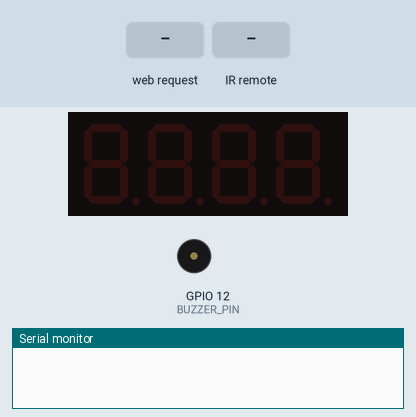
The sketch below on a simulated ESP8266 (NodeMCU). On the bench: 4-digit seven-segment display, buzzer (waves = sounding), the last lines printed to the serial monitor. The inputs (shaded band) are chosen by the test bench.

Above: at 1.2 s.
1.3 s: HTTP request GET /start received
2.9 s: infrared code 0xF7807F received
At 3.8 s:
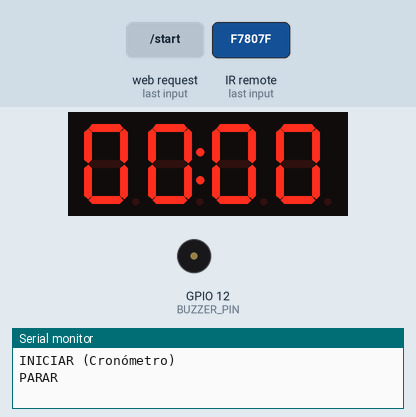
4.4 s: HTTP request GET /heat1 received
At 4.55 s:
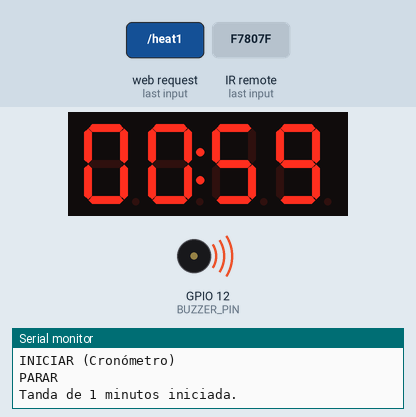
6.1 s: infrared code 0xF740BF received
At 7.0 s:
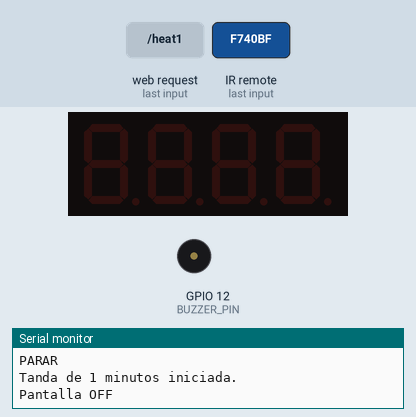
7.6 s: HTTP request GET /display_on received
At 9.2 s:
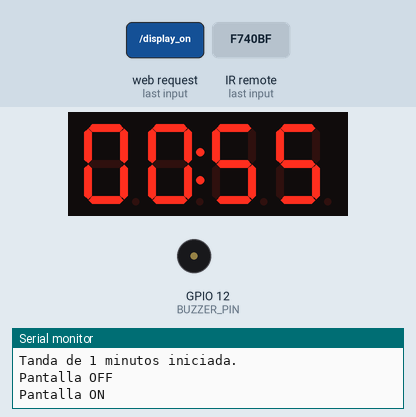
9.9 s: infrared code 0xF7E01F received
At 11.1 s:
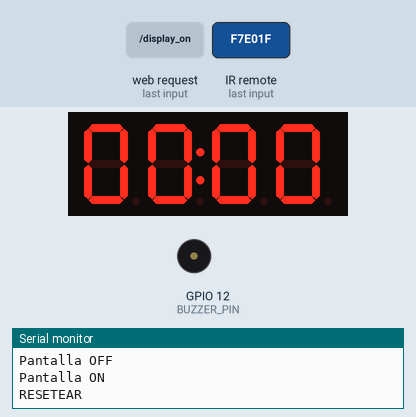
Timing chart, 0 to 12.4 s (numbered marks = the images above; inputs shaded):
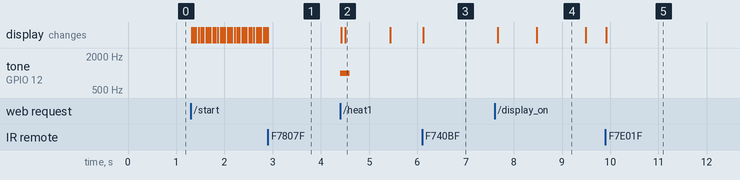

Measured:
- after the input at 2.9 s, tone on GPIO 12 (BUZZER_PIN): stays silent (without the input it goes to 1000 Hz after 0.64 s)
- after the input at 4.4 s, tone on GPIO 12 (BUZZER_PIN): silent → 1000 Hz at once, → silent 0.20 s later; the display: first changes at once (image 2 shows a later state)
- after the input at 7.6 s, the display: first changes after 0.06 s (image 4 shows a later state)
- what the display in image 4 shows lasts 1.0 s, from 8.5 s to 9.5 s

The sketch:

semaforo.ino
```cpp
#include <ESP8266WiFi.h>
#include <ESP8266WebServer.h>
#include <DNSServer.h>
#include <TM1637Display.h>
#include <IRrecv.h>
#include <IRutils.h>

// --- Configuración de Pines ---
#define CLK 4         // TM1637 CLK (Pin D2)
#define DIO 5         // TM1637 DIO (Pin D1)
#define IR_PIN 14     // IR1838 OUT (Pin D5)
#define BUZZER_PIN 12 // Zumbador (Pin D6)

TM1637Display display(CLK, DIO);
IRrecv irrecv(IR_PIN);
decode_results results;

// --- Configuración WiFi y Portal Cautivo ---
const char* ssid = "rc-control";
const byte DNS_PORT = 53;
DNSServer dnsServer;
ESP8266WebServer server(80);
IPAddress apIP(192, 168, 4, 1);

// --- Variables del Sistema ---
bool displayEnabled = false;
bool isMuted = false;

// Variables Cronómetro Normal
bool isRunning = false;
bool isCountingDown = false; // Para el semáforo 4-3-2-1
unsigned long startTime = 0;
unsigned long elapsedMillis = 0;
unsigned long countdownStart = 0;
unsigned long lastDisplayUpdate = 0;

// Variables Cuenta Regresiva (Tandas / Heats)
bool isReverseCounting = false;
unsigned long reverseTargetMillis = 0;
unsigned long reverseStartTime = 0;

// --- ANIMACIÓN "COCHE EN PISTA" ---
const uint8_t snakeTrack[12][4] = {
  {0x01, 0x00, 0x00, 0x00}, {0x00, 0x01, 0x00, 0x00}, {0x00, 0x00, 0x01, 0x00}, {0x00, 0x00, 0x00, 0x01},
  {0x00, 0x00, 0x00, 0x02}, {0x00, 0x00, 0x00, 0x04}, {0x00, 0x00, 0x00, 0x08}, {0x00, 0x00, 0x08, 0x00},
  {0x00, 0x08, 0x00, 0x00}, {0x08, 0x00, 0x00, 0x00}, {0x10, 0x00, 0x00, 0x00}, {0x20, 0x00, 0x00, 0x00}
};

// --- Interfaz Web (PROGMEM) ---
const char index_html[] PROGMEM = R"rawliteral(
<!DOCTYPE html>
<html lang="es">
<head>
  <meta name="viewport" content="width=device-width, initial-scale=1.0, user-scalable=no">
  <meta charset="utf-8"><title>Control RC</title>
  <style>
    body { font-family: sans-serif; text-align: center; background-color: #1e1e24; color: white; margin-top: 20px; }
    h1 { font-size: 2.2em; margin-bottom: 20px; color: #fca311; }
    button { padding: 15px 20px; font-size: 1.2em; margin: 10px; border-radius: 12px; border: none; cursor: pointer; color: white; font-weight: bold; }
    button:active { transform: scale(0.95); }
    .btn-main { width: 85%; max-width: 350px; padding: 20px 30px; font-size: 1.5em; }
    .btn-start { background-color: #28a745; } .btn-stop { background-color: #dc3545; } .btn-reset { background-color: #007bff; }
    .btn-disp { background-color: #6c757d; width: 40%; max-width: 160px; display: inline-block; }
    .btn-heat { background-color: #444; width: 28%; font-size: 1em; padding: 15px 5px; }
    hr { width: 85%; max-width: 350px; border: 1px solid #444; margin: 15px auto; }
  </style>
</head>
<body>
  <h1>Control RC</h1>
  <button class="btn-main btn-start" onclick="fetch('/start')">INICIAR</button><br>
  <button class="btn-main btn-stop" onclick="fetch('/stop')">PARAR</button><br>
  <button class="btn-main btn-reset" onclick="fetch('/reset')">RESETEAR</button>

  <hr>
  <p style="margin-bottom: 5px; color: #aaa; font-size: 0.9em;">Tandas Regresivas</p>
  <button class="btn-heat" style="border-bottom: 4px solid red;" onclick="fetch('/heat1')">1 Min</button>
  <button class="btn-heat" style="border-bottom: 4px solid green;" onclick="fetch('/heat3')">3 Min</button>
  <button class="btn-heat" style="border-bottom: 4px solid blue;" onclick="fetch('/heat5')">5 Min</button>

  <hr>
  <p style="margin-bottom: 5px; color: #aaa; font-size: 0.9em;">Sistema</p>
  <button class="btn-disp" onclick="fetch('/display_on')">ON</button>
  <button class="btn-disp" onclick="fetch('/display_off')">OFF</button>
  <button class="btn-disp" style="width: 85%; max-width: 350px; margin-top:10px;" onclick="fetch('/mute')">Mute / Sonido</button>
</body>
</html>
)rawliteral";

// --- FUNCIONES NÚCLEO ---
void actualizarPantallaTiempo() {
  if (!displayEnabled) return;
  if (elapsedMillis < 60000) {
    display.showNumberDecEx(((elapsedMillis / 1000) * 100) + ((elapsedMillis % 1000) / 10), 0b01000000, true);
  } else {
    display.showNumberDecEx((((elapsedMillis / 1000) / 60) % 100 * 100) + ((elapsedMillis / 1000) % 60), 0b01000000, true);
  }
}

void accionEncenderPantalla() {
  if (!displayEnabled) {
    displayEnabled = true;
    display.setBrightness(0x0f, true);
    if (!isCountingDown && !isReverseCounting) actualizarPantallaTiempo();
    Serial.println("Pantalla ON");
  }
}

void accionApagarPantalla() {
  if (displayEnabled) {
    displayEnabled = false;
    display.clear();
    display.setBrightness(0x0f, false);
    Serial.println("Pantalla OFF");
  }
}

void accionMute() {
  isMuted = !isMuted;
  if (isMuted) {
    noTone(BUZZER_PIN);
    Serial.println("Sistema Silenciado");
  } else {
    Serial.println("Sonido Activado");
    tone(BUZZER_PIN, 1500, 150); // Pequeño pitido de confirmación
  }
}

void accionIniciar() {
  displayEnabled = true;
  display.setBrightness(0x0f, true);
  isReverseCounting = false; // Cancela cualquier cuenta atrás si la hubiera
  if (!isRunning && !isCountingDown) {
    isCountingDown = true;
    countdownStart = millis();
  }
  Serial.println("INICIAR (Cronómetro)");
}

void accionParar() {
  noTone(BUZZER_PIN);
  isReverseCounting = false;

  if (isCountingDown) { isCountingDown = false; display.showNumberDecEx(0, 0b01000000, true); }
  if (isRunning) { elapsedMillis = millis() - startTime; isRunning = false; actualizarPantallaTiempo(); }
  Serial.println("PARAR");
}

void accionResetear() {
  noTone(BUZZER_PIN);
  isRunning = false; isCountingDown = false; isReverseCounting = false; elapsedMillis = 0;
  if (displayEnabled) display.showNumberDecEx(0, 0b01000000, true);
  Serial.println("RESETEAR");
}

void accionCuentaRegresiva(int minutos) {
  noTone(BUZZER_PIN);
  isRunning = false;
  isCountingDown = false;
  displayEnabled = true;
  display.setBrightness(0x0f, true);

  reverseTargetMillis = minutos * 60000UL;
  reverseStartTime = millis();
  isReverseCounting = true;

  if (!isMuted) tone(BUZZER_PIN, 1000, 200); // Pitido de confirmación
  Serial.print("Tanda de "); Serial.print(minutos); Serial.println(" minutos iniciada.");
}

// --- Rutas Servidor Web ---
void handleRoot() { server.send(200, "text/html", index_html); }
void handleStart() { accionIniciar(); server.send(200, "text/plain", "OK"); }
void handleStop() { accionParar(); server.send(200, "text/plain", "OK"); }
void handleReset() { accionResetear(); server.send(200, "text/plain", "OK"); }
void handleDisplayOn() { accionEncenderPantalla(); server.send(200, "text/plain", "OK"); }
void handleDisplayOff() { accionApagarPantalla(); server.send(200, "text/plain", "OK"); }
void handleMute() { accionMute(); server.send(200, "text/plain", "OK"); }
void handleHeat1() { accionCuentaRegresiva(1); server.send(200, "text/plain", "OK"); }
void handleHeat3() { accionCuentaRegresiva(3); server.send(200, "text/plain", "OK"); }
void handleHeat5() { accionCuentaRegresiva(5); server.send(200, "text/plain", "OK"); }
void handleNotFound() { server.sendHeader("Location", String("http://") + apIP.toString(), true); server.send(302, "text/plain", ""); }

// --- Setup Inicial ---
void setup() {
  Serial.begin(115200);

  pinMode(BUZZER_PIN, OUTPUT);
  noTone(BUZZER_PIN);

  display.clear();
  display.setBrightness(0x0f, false);

  irrecv.enableIRIn();

  WiFi.mode(WIFI_AP);
  WiFi.softAPConfig(apIP, apIP, IPAddress(255, 255, 255, 0));
  WiFi.softAP(ssid);
  dnsServer.start(DNS_PORT, "*", apIP);

  server.on("/", handleRoot);
  server.on("/start", handleStart);
  server.on("/stop", handleStop);
  server.on("/reset", handleReset);
  server.on("/display_on", handleDisplayOn);
  server.on("/display_off", handleDisplayOff);
  server.on("/mute", handleMute);
  server.on("/heat1", handleHeat1);
  server.on("/heat3", handleHeat3);
  server.on("/heat5", handleHeat5);
  server.onNotFound(handleNotFound);
  server.begin();
}

// --- Bucle Principal ---
void loop() {
  dnsServer.processNextRequest();
  server.handleClient();

  // --- LECTOR DE INFRARROJOS ---
  if (irrecv.decode(&results)) {
    if (results.value != 0xFFFFFFFF) {
      switch(results.value) {
        case 0xF7C03F: accionEncenderPantalla(); break; // ON (Rojo)
        case 0xF740BF: accionApagarPantalla(); break;   // OFF (Negro)
        case 0xF700FF: accionIniciar(); break;          // Sol Arriba (Iniciar cronómetro)
        case 0xF7807F: accionParar(); break;            // Sol Abajo (Pausar)
        case 0xF7E01F: accionResetear(); break;         // W Blanca (Resetear)

        // --- EXTRAS ---
        case 0xF720DF: accionCuentaRegresiva(1); break; // R (1 Minuto)
        case 0xF7A05F: accionCuentaRegresiva(3); break; // G (3 Minutos)
        case 0xF7609F: accionCuentaRegresiva(5); break; // B (5 Minutos)
        case 0xF7D02F: accionMute(); break;             // FLASH (Silenciar)
      }
    }
    irrecv.resume();
  }

  // --- LÓGICA DEL SEMÁFORO (Cronómetro Hacia Adelante) ---
  if (isCountingDown && displayEnabled) {
    unsigned long elapsedCountdown = millis() - countdownStart;

    if (elapsedCountdown < 1800) { display.setSegments(snakeTrack[(elapsedCountdown / 50) % 12]); }
    else if (elapsedCountdown < 2200) { display.clear(); }
    else if (elapsedCountdown < 3200) {
      uint8_t data[] = { display.encodeDigit(4), 0, 0, 0 }; display.setSegments(data);
      if (elapsedCountdown < 2300 && !isMuted) tone(BUZZER_PIN, 1000); else noTone(BUZZER_PIN);
    }
    else if (elapsedCountdown < 4200) {
      uint8_t data[] = { 0, display.encodeDigit(3), 0, 0 }; display.setSegments(data);
      if (elapsedCountdown < 3300 && !isMuted) tone(BUZZER_PIN, 1000); else noTone(BUZZER_PIN);
    }
    else if (elapsedCountdown < 5200) {
      uint8_t data[] = { 0, 0, display.encodeDigit(2), 0 }; display.setSegments(data);
      if (elapsedCountdown < 4300 && !isMuted) tone(BUZZER_PIN, 1000); else noTone(BUZZER_PIN);
    }
    else if (elapsedCountdown < 6200) {
      uint8_t data[] = { 0, 0, 0, display.encodeDigit(1) }; display.setSegments(data);
      if (elapsedCountdown < 5300 && !isMuted) tone(BUZZER_PIN, 1000); else noTone(BUZZER_PIN);
    }
    else if (elapsedCountdown < 6500) { display.clear(); }
    else {
      isCountingDown = false;
      isRunning = true;
      startTime = millis() - elapsedMillis;
      if (!isMuted) tone(BUZZER_PIN, 2000, 800);
    }
  }

  // --- LÓGICA DEL CRONÓMETRO (Hacia Adelante) ---
  else if (isRunning) {
    elapsedMillis = millis() - startTime;
    if (millis() - lastDisplayUpdate > 40) {
      lastDisplayUpdate = millis();
      actualizarPantallaTiempo();
    }
  }

  // --- LÓGICA DE LAS TANDAS (Cuenta Regresiva) ---
  else if (isReverseCounting) {
    unsigned long elapsed = millis() - reverseStartTime;

    // Si el tiempo se ha acabado
    if (elapsed >= reverseTargetMillis) {
      isReverseCounting = false;
      display.showNumberDecEx(0, 0b01000000, true);
      if (!isMuted) tone(BUZZER_PIN, 2500, 2000); // Super pitido final de 2 segundos
      Serial.println("¡TIEMPO DE LA TANDA TERMINADO!");
    }
    // Si aún queda tiempo
    else {
      unsigned long remainingMillis = reverseTargetMillis - elapsed;
      if (millis() - lastDisplayUpdate > 100) {
        lastDisplayUpdate = millis();
        int remainingSecs = remainingMillis / 1000;
        int minutos = (remainingSecs / 60) % 100;
        int segundos = remainingSecs % 60;
        if (displayEnabled) {
          display.showNumberDecEx((minutos * 100) + segundos, 0b01000000, true);
        }
      }
    }
  }
}
```
